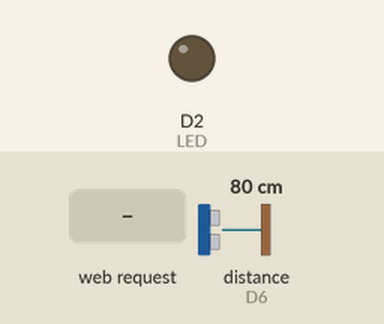
Bench run of a sketch on a simulated ESP8266 (NodeMCU). Parts: output pins drawn as LEDs (lit = HIGH). The test bench sets the inputs (shaded band); at power-on: distance to the obstacle (sensor on D6) 80 cm. The echo pulse lasts 58.3 µs per cm; WiFi joins after 1.5 s; servers stay silent unless stated; pins used as bus, display or sensor lines are not drawn; what the sketch prints to the serial monitor is not drawn.

Above: at 2.7 s.
2.8 s: HTTP request GET / received
At 3.2 s:
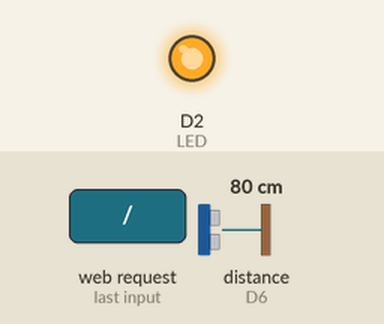
Timing chart, 0 to 5.8 s (numbered marks = the images above; inputs shaded):
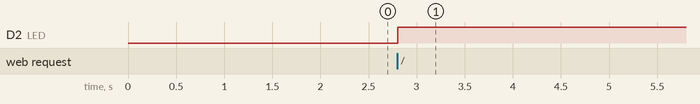

Measured:
- after the input at 2.8 s, D2 (LED): LOW → HIGH at once

The sketch:

ultrasonicweb.ino
```cpp
#include <ESP8266WiFi.h>
#include <ESP8266WebServer.h>

#define TRIG D5
#define ECHO D6
#define LED  D2

const char* ssid = "Sadhana";
const char* password = "123456789";

ESP8266WebServer server(80);

float distanceCM = 0;

float getDistance()
{
  digitalWrite(TRIG, LOW);
  delayMicroseconds(2);

  digitalWrite(TRIG, HIGH);
  delayMicroseconds(10);
  digitalWrite(TRIG, LOW);

  long duration = pulseIn(ECHO, HIGH);

  float distance = duration * 0.0343 / 2;

  return distance;
}

String webpage()
{
  distanceCM = getDistance();

  String alertMsg;
  String alertColor;

  if(distanceCM > 20)
  {
    digitalWrite(LED, HIGH);

    alertMsg =
    "⚠ ALERT! Object Distance Exceeded 20 cm";
    alertColor = "#ff1744";
  }
  else
  {
    digitalWrite(LED, LOW);

    alertMsg =
    "✅ SAFE! Object Within Limit";
    alertColor = "#00e676";
  }

  String html = R"rawliteral(

<!DOCTYPE html>
<html>

<head>

<meta name="viewport"
content="width=device-width,initial-scale=1">

<meta http-equiv="refresh" content="2">

<title>Distance Monitoring System</title>

<style>

*{
margin:0;
padding:0;
box-sizing:border-box;
font-family:Segoe UI;
}

body{
height:100vh;
display:flex;
justify-content:center;
align-items:center;
background:linear-gradient(
135deg,
#0d47a1,
#1976d2,
#42a5f5
);
}

.container{
text-align:center;
}

.title{
font-size:40px;
font-weight:bold;
color:white;
margin-bottom:30px;
}

.card{
background:white;
padding:40px;
width:350px;
border-radius:20px;
box-shadow:0 10px 25px rgba(0,0,0,0.3);
margin:auto;
}

.label{
font-size:24px;
color:#1565c0;
font-weight:bold;
}

.value{
font-size:50px;
font-weight:bold;
margin-top:10px;
color:#333;
}

.alert{
margin-top:25px;
padding:15px;
border-radius:10px;
font-size:20px;
font-weight:bold;
color:white;
}

.footer{
margin-top:20px;
color:white;
font-size:16px;
}

</style>

</head>

<body>

<div class='container'>

<div class='title'>
📏 Ultrasonic Distance Monitor
</div>

<div class='card'>

<div class='label'>
Distance
</div>

<div class='value'>
)rawliteral";

  html += String(distanceCM,1);

  html += R"rawliteral(
 cm
</div>

</div>

<div class='alert'
style='background:)rawliteral";

  html += alertColor;

  html += R"rawliteral(;'>

)rawliteral";

  html += alertMsg;

  html += R"rawliteral(

</div>

<div class='footer'>
ESP8266 Local Web Server
</div>

</div>

</body>

</html>

)rawliteral";

  return html;
}

void handleRoot()
{
  server.send(200, "text/html", webpage());
}

void setup()
{
  Serial.begin(115200);

  pinMode(TRIG, OUTPUT);
  pinMode(ECHO, INPUT);
  pinMode(LED, OUTPUT);

  WiFi.begin(ssid, password);

  Serial.print("Connecting");

  while(WiFi.status() != WL_CONNECTED)
  {
    delay(500);
    Serial.print(".");
  }

  Serial.println();
  Serial.println("WiFi Connected");
  Serial.println(WiFi.localIP());

  server.on("/", handleRoot);

  server.begin();
}

void loop()
{
  server.handleClient();
}
```
